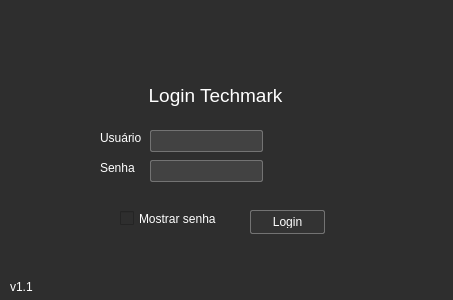
<?xml version="1.0" encoding="UTF-8"?>
<ui version="4.0">
 <class>Login</class>
 <widget class="QWidget" name="Login">
  <property name="geometry">
   <rect>
    <x>0</x>
    <y>0</y>
    <width>453</width>
    <height>300</height>
   </rect>
  </property>
  <property name="minimumSize">
   <size>
    <width>453</width>
    <height>300</height>
   </size>
  </property>
  <property name="maximumSize">
   <size>
    <width>453</width>
    <height>300</height>
   </size>
  </property>
  <property name="windowTitle">
   <string>Form</string>
  </property>
  <property name="styleSheet">
   <string notr="true">QWidget {
    background-color: #2E2E2E;
    color: #FFFFFF;
}

QLineEdit {
    background-color: #424242;
    color: #FFFFFF;
    border: 1px solid #737373;
    border-radius: 2px;
}

QPushButton {
    background-color: #333333;
    color: #FFFFFF;
    border: 1px solid #737373;
    border-radius: 2px;
    padding: 5px;
}

QComboBox {
    background-color: #424242;
    color: #FFFFFF;
    border: 1px solid #737373;
    border-radius: 2px;
    padding: 3px;
}

QComboBox::drop-down {
    subcontrol-origin: padding;
    subcontrol-position: top right;
    width: 15px;
    border-left-width: 1px;
    border-left-color: darkgray;
    border-left-style: solid;
}

QLabel {
    color: #FFFFFF;
}

QMenuBar {
    background-color: #333333;
    color: #FFFFFF;
}

QMenuBar::item {
    background-color: #333333;
    color: #FFFFFF;
}

QMenuBar::item:selected {
    background-color: #4A4A4A;
}

QMenu {
    background-color: #333333;
    color: #FFFFFF;
}

QMenu::item {
    background-color: #333333;
    color: #FFFFFF;
}

QMenu::item:selected {
    background-color: #4A4A4A;
}

QFrame {
    background: transparent;
}

QHeaderView {
    background-color: #333333;
    color: #FFFFFF;
}
QTableWidget {
    alternate-background-color: #424242;
}

QTableWidget QTableCornerButton::section {
    background-color: #333333;
    border: 1px solid #737373;
}
QHeaderView::section {
    background-color: #333333;
    color: #ffffff;
    padding: 4px;
    border: 1px solid #737373;
}

QTableWidget::item {
    background-color: #424242;
    color: #ffffff;
}
</string>
  </property>
  <widget class="QLineEdit" name="txtUsuario">
   <property name="geometry">
    <rect>
     <x>150</x>
     <y>130</y>
     <width>113</width>
     <height>22</height>
    </rect>
   </property>
  </widget>
  <widget class="QLineEdit" name="txtSenha">
   <property name="geometry">
    <rect>
     <x>150</x>
     <y>160</y>
     <width>113</width>
     <height>22</height>
    </rect>
   </property>
  </widget>
  <widget class="QLabel" name="labUsuario">
   <property name="geometry">
    <rect>
     <x>100</x>
     <y>130</y>
     <width>49</width>
     <height>16</height>
    </rect>
   </property>
   <property name="text">
    <string>Usuário</string>
   </property>
  </widget>
  <widget class="QLabel" name="labSenha">
   <property name="geometry">
    <rect>
     <x>100</x>
     <y>160</y>
     <width>49</width>
     <height>16</height>
    </rect>
   </property>
   <property name="text">
    <string>Senha</string>
   </property>
  </widget>
  <widget class="QPushButton" name="btnLogin">
   <property name="geometry">
    <rect>
     <x>250</x>
     <y>210</y>
     <width>75</width>
     <height>24</height>
    </rect>
   </property>
   <property name="text">
    <string>Login</string>
   </property>
  </widget>
  <widget class="QLabel" name="labIncorreta">
   <property name="geometry">
    <rect>
     <x>220</x>
     <y>180</y>
     <width>141</width>
     <height>21</height>
    </rect>
   </property>
   <property name="styleSheet">
    <string notr="true">QLabel {
    color: #FF0000; /
}

</string>
   </property>
   <property name="text">
    <string>&lt;html&gt;&lt;head/&gt;&lt;body&gt;&lt;p&gt;&lt;br/&gt;&lt;/p&gt;&lt;/body&gt;&lt;/html&gt;</string>
   </property>
  </widget>
  <widget class="QLabel" name="logo">
   <property name="geometry">
    <rect>
     <x>100</x>
     <y>90</y>
     <width>561</width>
     <height>331</height>
    </rect>
   </property>
   <property name="styleSheet">
    <string notr="true"> QWidget {
        background-image: url('logos.png');
        background-repeat: no-repeat;
        background-position: center;
    }</string>
   </property>
   <property name="text">
    <string>&lt;html&gt;&lt;head/&gt;&lt;body&gt;&lt;p&gt;&lt;br/&gt;&lt;/p&gt;&lt;/body&gt;&lt;/html&gt;</string>
   </property>
  </widget>
  <widget class="QLabel" name="label_2">
   <property name="geometry">
    <rect>
     <x>110</x>
     <y>80</y>
     <width>211</width>
     <height>31</height>
    </rect>
   </property>
   <property name="text">
    <string>&lt;html&gt;&lt;head/&gt;&lt;body&gt;&lt;p align=&quot;center&quot;&gt;&lt;span style=&quot; font-size:14pt;&quot;&gt;Login Techmark&lt;/span&gt;&lt;/p&gt;&lt;/body&gt;&lt;/html&gt;</string>
   </property>
  </widget>
  <widget class="QLabel" name="label">
   <property name="geometry">
    <rect>
     <x>10</x>
     <y>280</y>
     <width>47</width>
     <height>13</height>
    </rect>
   </property>
   <property name="text">
    <string>v1.1</string>
   </property>
  </widget>
  <widget class="QCheckBox" name="btnSenha">
   <property name="geometry">
    <rect>
     <x>120</x>
     <y>210</y>
     <width>101</width>
     <height>17</height>
    </rect>
   </property>
   <property name="text">
    <string>Mostrar senha</string>
   </property>
  </widget>
  <zorder>logo</zorder>
  <zorder>txtUsuario</zorder>
  <zorder>txtSenha</zorder>
  <zorder>labUsuario</zorder>
  <zorder>labSenha</zorder>
  <zorder>btnLogin</zorder>
  <zorder>labIncorreta</zorder>
  <zorder>label_2</zorder>
  <zorder>label</zorder>
  <zorder>btnSenha</zorder>
 </widget>
 <resources/>
 <connections/>
</ui>
